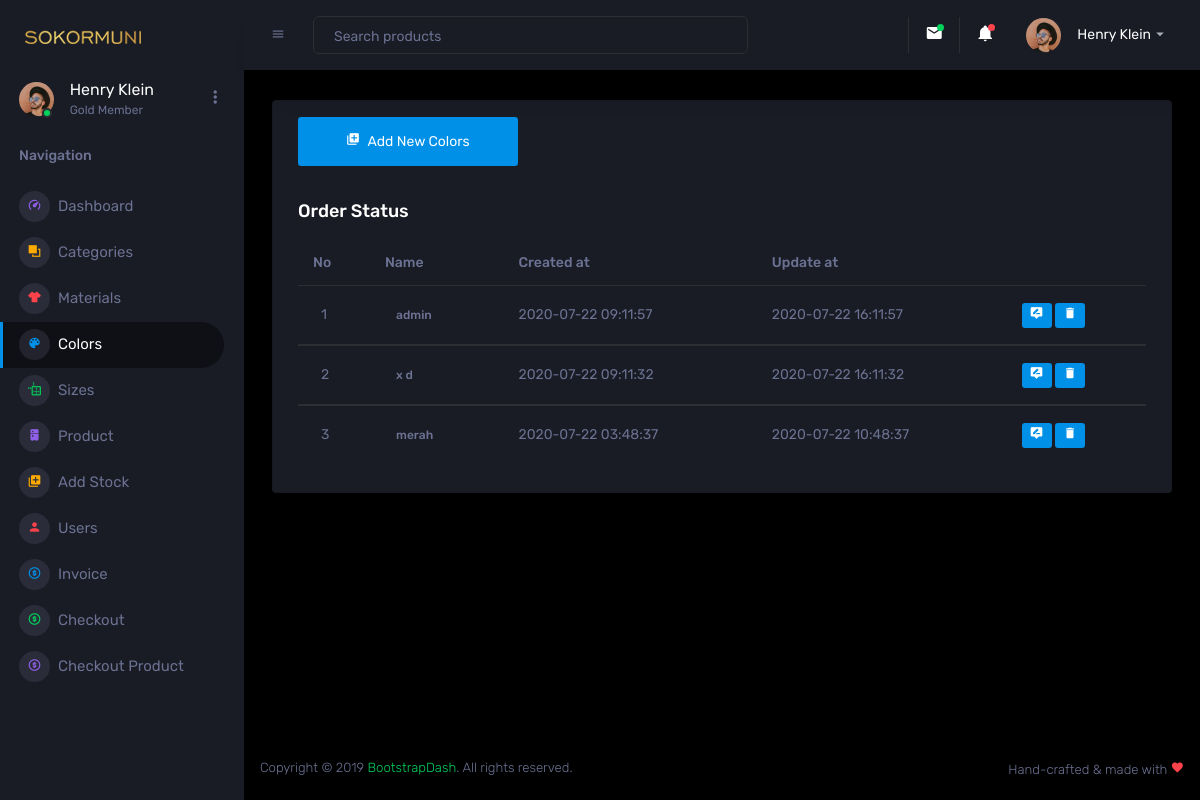
The app's page /Admin/colors.php, older data.
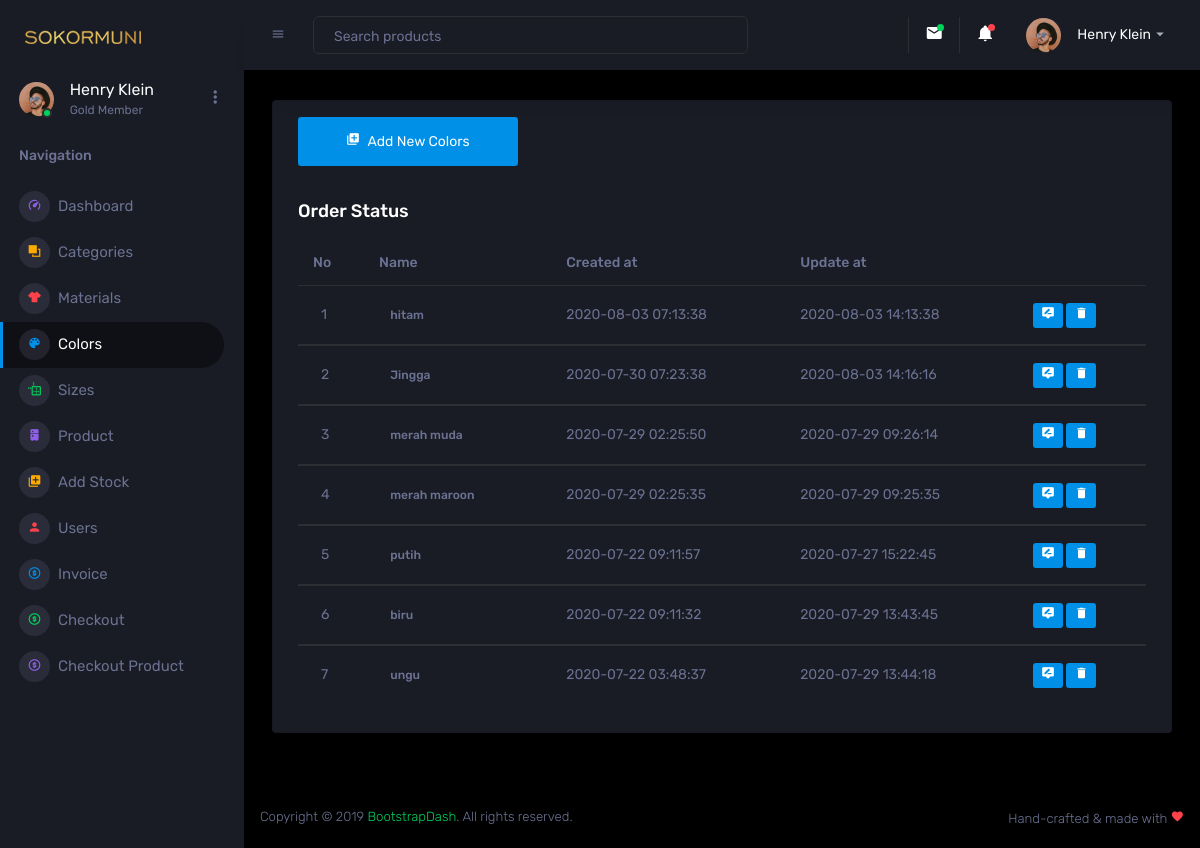
The same page, newer data.
### tables this page shows
CREATE TABLE `colors` (
  `id` int(6) UNSIGNED NOT NULL,
  `name` varchar(30) NOT NULL,
  `created_at` timestamp NOT NULL DEFAULT current_timestamp(),
  `updated_at` datetime DEFAULT current_timestamp() ON UPDATE current_timestamp()
);

### controller/colors/Colors.php (called while the page is built, shortened)
<?php
class Colors {
    function view() {
        $db = new Database();
        $mysqli = $db->connect();
        $sql = "SELECT * FROM colors ORDER BY created_at DESC";
        $result = $mysqli->query($sql);
        while ($data = $result->fetch_assoc()) {
            $hasil[] = $data;
        }
        return $hasil;
    }
}
?>

### Admin/colors.php (the view, shortened to what the changed rows need)
<!DOCTYPE html>
<html lang="en">
  <head>
    <link rel="stylesheet" href="assets/vendors/mdi/css/materialdesignicons.min.css">
    <link rel="stylesheet" href="assets/vendors/css/vendor.bundle.base.css">
    <link rel="stylesheet" href="assets/vendors/jvectormap/jquery-jvectormap.css">
    <link rel="stylesheet" href="assets/vendors/flag-icon-css/css/flag-icon.min.css">
    <link rel="stylesheet" href="assets/vendors/owl-carousel-2/owl.carousel.min.css">
    <link rel="stylesheet" href="assets/vendors/owl-carousel-2/owl.theme.default.min.css">
    <link rel="stylesheet" href="assets/css/style.css">
  </head>
  <body>
    <div class="container-scroller">
      <div class="container-fluid page-body-wrapper">
        <div class="main-panel">
          <div class="content-wrapper">
            <div class="row ">
              <div class="col-12 grid-margin">
                <div class="card">
                  <div class="card-body">
                    <div class="table-responsive">
                      <table class="table">
                        <thead>
                          <tr>
                            <th> No </th>
                            <th> Name </th>
                            <th> Created at </th>
                            <th> Update at </th>
                            <th>  </th>
                          </tr>
                        </thead>
                        <?php
    require "./../controller/colors/Colors.php";
    $colors = new Colors();
    $result = $colors->view();
    $no = 1;
    if (!empty($result)) {
        foreach ($result as $row) {
            ?>
                        <tbody>
                          <tr>
                            <td>
                              <span class="pl-2"><?php echo $no++;?></span>
                            </td>
                            <td>
                              <div class="badge"><?php echo $row['name'];?></div>
                            </td>
                            <td>
                              <div class="created at"><?php echo $row['created_at'];?></div>
                            </td>
                            <td>
                              <div class="created at"><?php echo $row['updated_at'];?></div>
                            </td>
                            <td>
                                <a href="edit_colors.php?id=<?php echo $row["id"]; ?>" class="mdi mdi-tooltip-edit btn-primary btn-sm"></a>
                                <a href="delete_colors.php?id=<?php echo $row["id"]; ?>" class="mdi mdi-delete btn-primary btn-sm"></a>
                            </td>
                          </tr>
                          <?php
                            }
                            }else{
                                echo "data 0";
                            }
                            ?>
                        </tbody>
                      </table>
                    </div>
                  </div>
                </div>
              </div>
            </div>
          </div>
        </div>
      </div>
    </div>
  </body>
</html>

Row changes from the older to the newer data that the page shows:
added colors: name "hitam", created_at "2020-08-03 07:13:38", updated_at "2020-08-03 14:13:38"
added colors: name "Jingga", created_at "2020-07-30 07:23:38", updated_at "2020-08-03 14:16:16"
added colors: name "merah muda", created_at "2020-07-29 02:25:50", updated_at "2020-07-29 09:26:14"
added colors: name "merah maroon", created_at "2020-07-29 02:25:35", updated_at "2020-07-29 09:25:35"
changed colors: name "admin" → "putih"; updated_at "2020-07-22 16:11:57" → "2020-07-27 15:22:45"
changed colors: name "x d" → "biru"; updated_at "2020-07-22 16:11:32" → "2020-07-29 13:43:45"
changed colors: name "merah" → "ungu"; updated_at "2020-07-22 10:48:37" → "2020-07-29 13:44:18"
